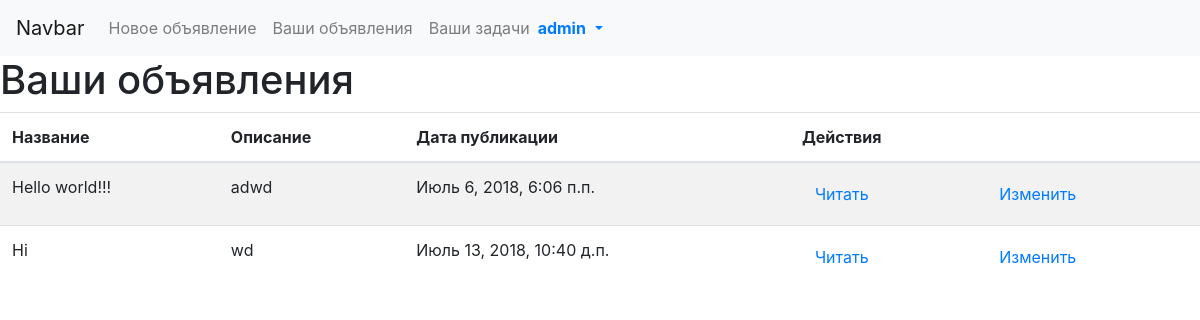
Page /your_notices/ (signed in) on the earlier database version.
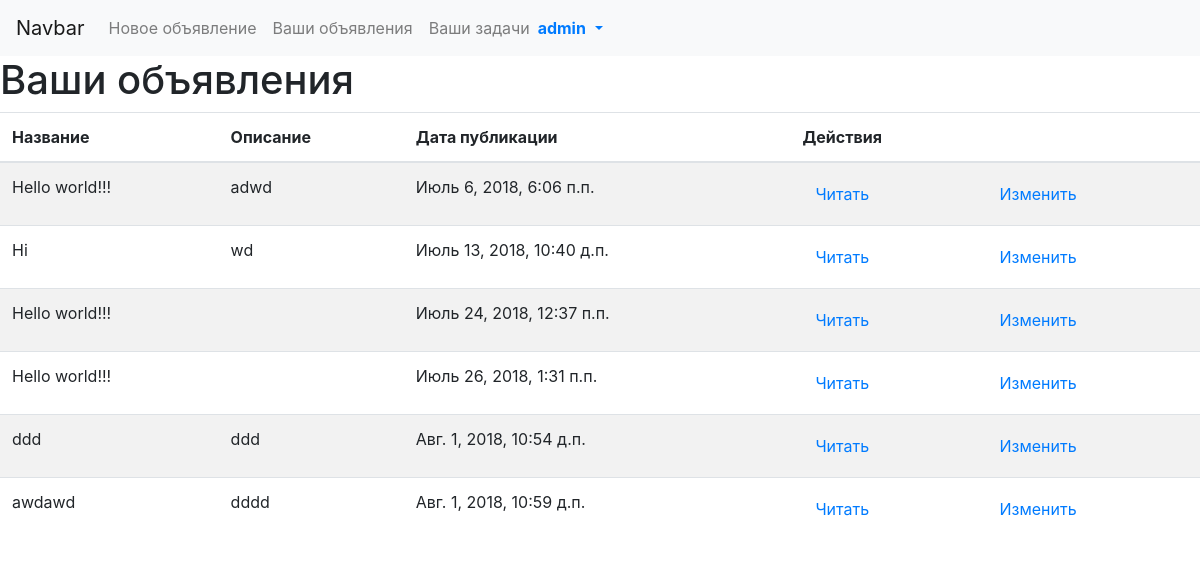
Same page on the later database version.
### exchange/models.py (models this page shows, shortened)
class Notice(models.Model):
    author = models.ForeignKey(User, null=True, blank=True)
    title = models.CharField(max_length=200, default="")
    body = models.TextField(null=True, blank=True)
    pub_date = models.DateTimeField(auto_now_add=True)
    done = models.BooleanField(default=False)
    price = models.IntegerField(null=True, blank=True)
    executor = models.ForeignKey(User, null=True, blank=True, related_name='author')
    class Meta:
        verbose_name = 'Объявления'

### exchange/views.py (the view)
# urls.py: url(r'^your_notices/$', views.UserNoticesView.as_view(), name='your_notices'),
class UserNoticesView(generic.ListView):
    template_name = 'exchange/user_notices.html'
    context_object_name = 'notices'
    @transaction.atomic
    def get_queryset(self):
        return Notice.objects.select_related().filter(author=self.request.user)

### exchange/templates/exchange/user_notices.html
{% extends 'exchange/base.html' %}
{% block content %}
<div class="panel panel-default">
  <h1>Ваши объявления</h1>
  <table class="table table-striped">
    <thead>
      <tr>
        <th scope="col">Название</th>
        <th scope="col">Описание</th>
        <th scope="col">Дата публикации</th>
        <th colspan="2" scope="col">Действия</th>
      </tr>
    </thead>
    <tbody>
      {% for notice in notices %}
        <tr>
          <td>{{ notice.title }}</td>
          <td>{{ notice.body }}</td>
          <td>{{ notice.pub_date }}</td>
          <td><a class="btn btn-default" href="{% url 'exchange:detail' notice.id %}">Читать</a></td>
          <td><a class="btn btn-default" href="{% url 'exchange:edit' notice.id %}">Изменить</a></td>
        </tr>
      {% endfor %}
    </tbody>
    </table>
  </div>
<br>
{% endblock content %}

Differences in the rows shown:
added Notice: title "Hello world!!!", pub_date "Июль 24, 2018, 12:37 п.п."
added Notice: title "Hello world!!!", pub_date "Июль 26, 2018, 1:31 п.п."
added Notice: title "ddd", body "ddd", pub_date "Авг. 1, 2018, 10:54 д.п."
added Notice: title "awdawd", body "dddd", pub_date "Авг. 1, 2018, 10:59 д.п."
